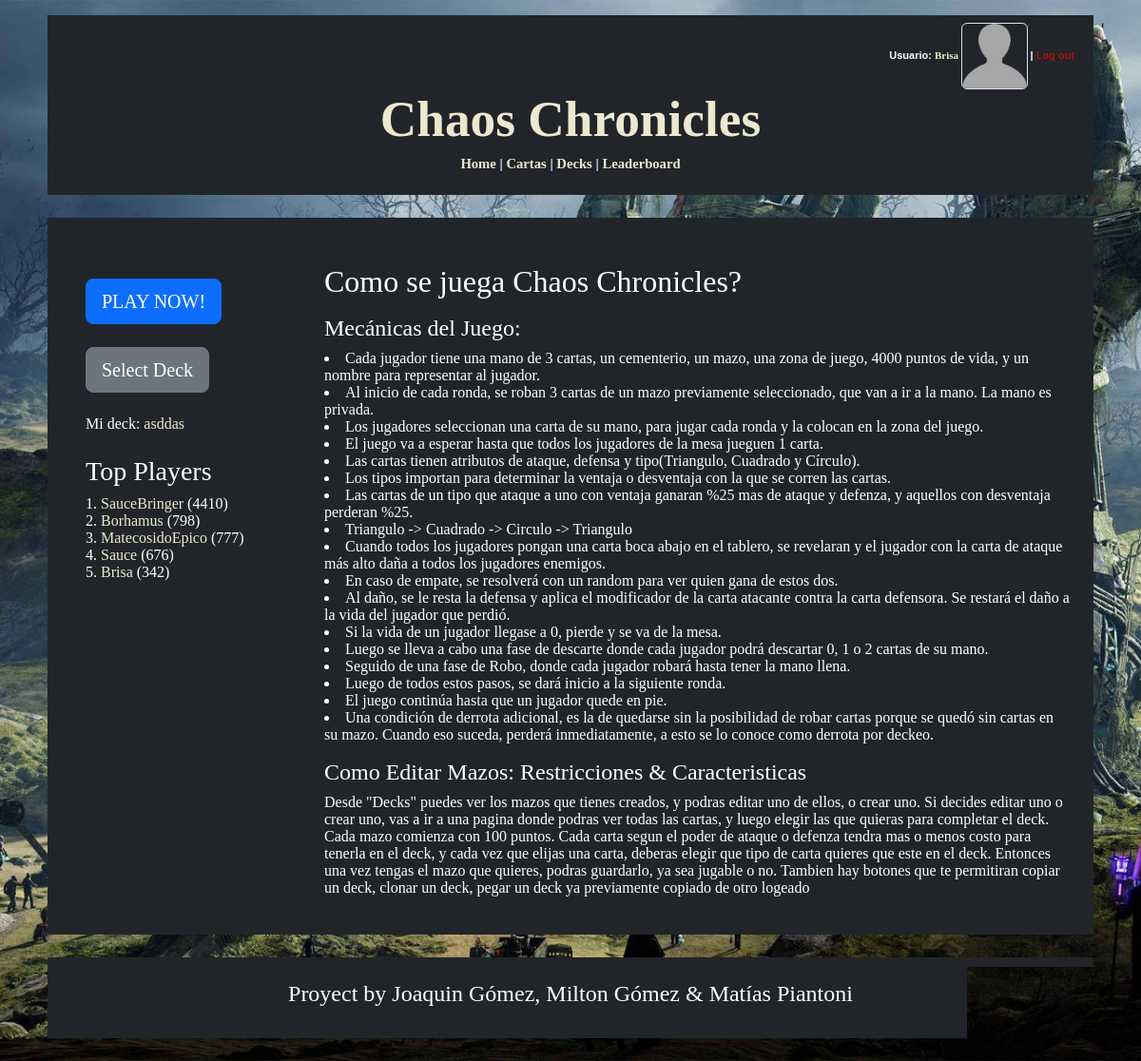
Screenshot of / (signed in) with the database file from the repository.
### logica/models.py (models this page shows, shortened)
class Jugador(AbstractUser):
    ScoreTotal = models.SmallIntegerField(default=0)
    PartidasGanadas = models.IntegerField(default=0)
    PartidasPerdidas = models.IntegerField(default=0)
    Decks = models.ManyToManyField(Deck, blank=True)
    FotoPerfil = models.ImageField(blank=True, upload_to='perfilimages/')
    deck_seleccionado = models.ForeignKey('Deck', on_delete=models.SET_NULL, null=True, blank=True, related_name='jugador_seleccionado')
    def get_absolute_url(self):
        return reverse('user_profile', kwargs={'pk': self.pk})

class Deck(models.Model):
    Titulo = models.CharField(max_length=50)
    CantidadCartas = models.IntegerField(default=0, validators=[MinValueValidator(9), MaxValueValidator(21)])
    CantCirculo = models.SmallIntegerField(default=0)
    CantCuadrado = models.SmallIntegerField(default=0)
    CantTriangulo = models.SmallIntegerField(default=0)
    PartidasGanadas = models.SmallIntegerField(default=0)
    PartidasPerdidas = models.SmallIntegerField(default=0)
    PartidasTotales = models.SmallIntegerField(default=0)
    Winrate = models.DecimalField(max_digits=5, decimal_places=2, default=0.00)
    FechaDeCreacion = models.DateField(auto_now_add=True)
    BackImage = models.ImageField(blank=True, upload_to='backim/')
    Puntos = models.IntegerField(default=100)

### logica/views.py (the view)
# urls.py: path('', HomeView.as_view(), name='home'),
class HomeView(TemplateView):
    template_name = 'home.html'
    def get_context_data(self, **kwargs):
        context = super().get_context_data(**kwargs)
        usuario = self.request.user
        context['jugadores']= Jugador.objects.all().order_by('-ScoreTotal')[:5]
        context['deck_seleccionado'] = usuario.deck_seleccionado if hasattr(usuario, 'deck_seleccionado') else None
        return context

### logica/templates/home.html (shortened to what this page needs)
{% extends "base_generic.html" %}
{% block content %}
<div class="container mt-4">
    <div class="row">
        <div class="col-sm-3 bg-dark p-4 text-white center-text">
            <div class="mb-3">
                {% if not user.is_authenticated %}
                    <a href = "{% url 'login' %}" class="btn btn-primary btn-lg btn-block mb-2">PLAY NOW!</a>
                {% else %}
                    <a href = "" class="btn btn-primary btn-lg btn-block mb-2">PLAY NOW!</a>
                {% endif %}
            </div>
            <div class="mb-4">
                {% if not user.is_authenticated %}
                    <a href = "{% url 'register' %}" class="btn btn-secondary btn-lg btn-block">REGISTER</a>
                {% else %}
                    <a href = "{% url 'deck_list' %}" class="btn btn-secondary btn-lg btn-block">Select Deck</a>
                {% endif %}
            </div>
            {% if user.is_authenticated %}
            <div class="mb-4">
                Mi deck:
                {% if deck_seleccionado != Null %}
                <a class = "menu-buttons" href= "{% url 'deck_detail' deck_seleccionado.id %}">{{ deck_seleccionado.Titulo }}</a>
                {% endif %}
            </div>
            {% endif %}
            <div>
                <h3>Top Players</h3>
                {% if user.is_authenticated %}
                <ul class="list-unstyled">
                    {% for jugador in jugadores %}
                        <li>{{forloop.counter}}. <a class = "menu-buttons" href="{{ jugador.get_absolute_url }}">{{ jugador.username }}</a> ({{ jugador.ScoreTotal }}) </li>
                    {% endfor %}
                {% else %}
                    {% for jugador in jugadores %}
                        <li>{{forloop.counter}}. {{ jugador.username }} ({{ jugador.ScoreTotal }}) </li>
                    {% endfor %}
                {% endif %}
                </ul>
            </div>
        </div>
        <div class="col-sm-9 bg-dark text-white p-2">
            <div class = "Tutorial">
                <h2>Como se juega Chaos Chronicles?</h2>
                <p>
                    <h4>Mecánicas del Juego:</h4>
                    <li>Cada jugador tiene una mano de 3 cartas, un cementerio, un mazo, una zona de juego, 4000 puntos de vida, y un nombre para representar al jugador.</li>
                    <li>Al inicio de cada ronda, se roban 3 cartas de un mazo previamente seleccionado, que van a ir a la mano. La mano es privada.</li>
                    <li>Los jugadores seleccionan una carta de su mano, para jugar cada ronda y la colocan en la zona del juego.</li>
                    <li>El juego va a esperar hasta que todos los jugadores de la mesa jueguen 1 carta.</li>
                    <li>Las cartas tienen atributos de ataque, defensa y tipo(Triangulo, Cuadrado y Círculo).</li>
                    <li>Los tipos importan para determinar la ventaja o desventaja con la que se corren las cartas.</li>
                    <li>Las cartas de un tipo que ataque a uno con ventaja ganaran %25 mas de ataque y defenza, y aquellos con desventaja perderan %25.</li>
                    <li>Triangulo -> Cuadrado -> Circulo -> Triangulo</li>
                    <li>Cuando todos los jugadores pongan una carta boca abajo en el tablero, se revelaran y el jugador con la carta de ataque más alto daña a todos los jugadores enemigos.</li>
                    <li>En caso de empate, se resolverá con un random para ver quien gana de estos dos.</li>
                    <li>Al daño, se le resta la defensa y aplica el modificador de la carta atacante contra la carta defensora. Se restará el daño a la vida del jugador que perdió.</li>
                    <li>Si la vida de un jugador llegase a 0, pierde y se va de la mesa.</li>
                    <li>Luego se lleva a cabo una fase de descarte donde cada jugador podrá descartar 0, 1 o 2 cartas de su mano.</li>
                    <li>Seguido de una fase de Robo, donde cada jugador robará hasta tener la mano llena.</li>
                    <li>Luego de todos estos pasos, se dará inicio a la siguiente ronda.</li>
                    <li>El juego continúa hasta que un jugador quede en pie.</li>
                    <li>Una condición de derrota adicional, es la de quedarse sin la posibilidad de robar cartas porque se quedó sin cartas en su mazo. Cuando eso suceda, perderá inmediatamente, a esto se lo conoce como derrota por deckeo.</li>
                </p>
            </div>
            <div class = "Deck-edition">
                <p>
                    <h4>Como Editar Mazos: Restricciones & Caracteristicas </h4>
                    Desde "Decks" puedes ver los mazos que tienes creados, y podras editar uno de ellos, o crear uno.
                    Si decides editar uno o crear uno, vas a ir a una pagina donde podras ver todas las cartas, y luego elegir las que quieras para completar el deck.
                    Cada mazo comienza con 100 puntos.
                    Cada carta segun el poder de ataque o defenza tendra mas o menos costo para tenerla en el deck, y cada vez que elijas una carta, deberas elegir que tipo de carta quieres que este en el deck.
                    Entonces una vez tengas el mazo que quieres, podras guardarlo, ya sea jugable o no.
                    Tambien hay botones que te permitiran copiar un deck, clonar un deck, pegar un deck ya previamente copiado de otro logeado
                </p>
            </div>
        </div>
    </div>
</div>
{% endblock %}

### logica/templates/base_generic.html (shortened to what this page needs)
<!DOCTYPE html>
<html lang="en">
    <head>
        <link href="https://cdn.jsdelivr.net/npm/bootstrap@5.3.3/dist/css/bootstrap.min.css" rel="stylesheet">
    </head>
    <body>
        <div class = "custom-container p-2 mt-3 bg-dark text-white">
            <div class = "menu">
                <div class = "container-fluid bg-dark text-white">
                    <div class="row">
                        <div class="col-sm-12">
                            <nav>
                                {% if user.is_authenticated %}
                                    <div class = "log-bar">
                                        Usuario: <a href="{{ user.get_absolute_url }}" style="font:bold 11px Georgia" class = "menu-buttons">{{ user.get_username }}
                                        {% if user.FotoPerfil %}
                                            <img src="{{ user.FotoPerfil.url }}" alt="Foto de Perfil" class="rounded" style="height:70px; width:70px;">
                                        {% else %}
                                            <img src="/media/perfilimages/default-profile.png" alt="Foto de Perfil" class="rounded border" style="height:70px; width:70px;">
                                        {% endif %}
                                        </a>
                                        |
                                        <form action="{% url 'logout' %}" method="post" class = "logout-form"> {% csrf_token %}
                                            <button type="submit" class="logout-button">Log out</button>
                                        </form>
                                    </div>
                                {% else %}
                                    <p class = "log-bar"><a class = "menu-buttons" href="{% url 'login' %}">Log in</a> or <a class = "menu-buttons" href="{% url 'register' %}">Register</a></p>
                                {% endif %}
                            </nav>
                        </div>
                    </div>
                </div>
                <div class="row">
                    <div class = "col-sm-12">
                        <h1 class="title"><a href="{% url 'home' %}" class = "menu-buttons">Chaos Chronicles</a></h1>
                    </div>
                </div>
                <div class="row">
                    <div class = "col-sm-12">
                        <nav class = "menu-items">
                            <p>
                                <a href="{% url 'home' %}" class = "menu-buttons"> Home</a> |
                                <a href="{% url 'carta_list' %}" class = "menu-buttons"> Cartas</a>
                                {% if user.is_authenticated %}
                                    |
                                    <a href="{% url 'deck_list' %}" class = "menu-buttons"> Decks</a> |
                                    <a href="{% url 'leaderboard' %}" class = "menu-buttons"> Leaderboard </a>
                                {% endif %}
                            </p>
                        </nav>
                    </div>
                </div>
            </div>
        </div>
        <div class = "custom-container p-3 my-4 bg-dark text-white">
            {% block content %}
            {% endblock %}
        </div>
        <div class = "custom-container p-4 my-4 bg-dark text-white">
            <h4 style = "text-align: center;"> Proyect by Joaquin Gómez, Milton Gómez & Matías Piantoni </h4>
        </div>
    </body>
</html>

### logica/templates/base_generic.html (style rules this page uses)
body { background-attachment: fixed; background-image: url("/media/media/bg1.jpg"); min-height: 100vh; width: 100%; background-position: center; background-repeat: no-repeat; background-size: cover; font: 12pt Georgia, "Times New Roman", Times, serif; }
.title { text-align: center; font: bold 40pt Georgia, "Times New Roman", Times, serif; }
.menu-items { text-align: center; font: bold 11pt Georgia, "Times New Roman", Times, serif; }
.menu-buttons { color: #ece8d0; text-decoration: none; background: none; border: none; }
.log-bar { text-align: right; font: bold 11px Arial; }
.logout-form { display: inline-block; margin: 0; }
.custom-container { max-width: 1100px; margin: auto; }
.logout-button { background: none; color: rgb(175, 17, 17); border: none; padding: 0; cursor: pointer; text-decoration: none; font: bold 11px Arial; }

### rows the page displays
Jugador: get_username "Brisa", username "Brisa", ScoreTotal "342"
Deck: Titulo "asddas"
Jugador: username "SauceBringer", ScoreTotal "4410"
Jugador: username "Borhamus", ScoreTotal "798"
Jugador: username "MatecosidoEpico", ScoreTotal "777"
Jugador: username "Sauce", ScoreTotal "676"
